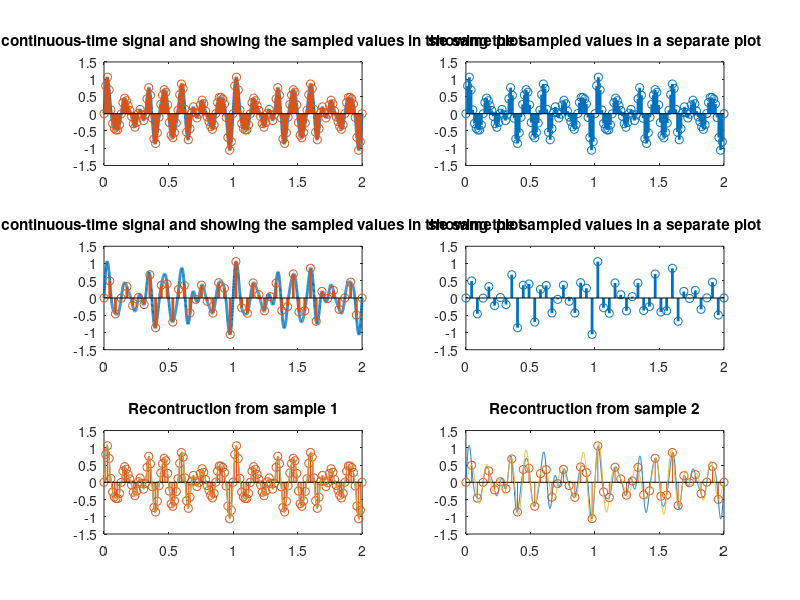

Write the MATLAB code that produced this figure.
clc;
clear all;
close all;

% We'll sample a signal at a frequency 500 Hz
% xc = 10*cos(200*pi*t)
% Signal Frequency, Fo = 100 and Signal Period, To = 1/100
% Sampling Frequency, Fs = 500 and Sampling Period, Ts = 1/500

Fo = 15; % Signal Frequency
To = 1/Fo; % Signal Period
Fs1 = 5*Fo; % Sampling Frequency which is greater than Nyquist Rate
Fs2 = 1.5*Fo; %% Sampling Frequency which is greater to Nyquist Rate

Ts1 = 1/Fs1;
Ts2=1/Fs2;



tc = 0:To/100:2; % Time axis for continuous signal
xc = 0.5*sin(14*pi*tc)+(1/3)*sin(18*pi*tc)+(1/5)*sin(24*pi*tc)+(1/7)*sin(30*pi*tc); % continuous signal

t1 = 0:Ts1:2; % Sampled time axis
xs1 = 0.5*sin(14*pi*t1)+(1/3)*sin(18*pi*t1)+(1/5)*sin(24*pi*t1)+(1/7)*sin(30*pi*t1); % Sampled Signal

t2 = 0:Ts2:2; % Sampled time axis
xs2 = 0.5*sin(14*pi*t2)+(1/3)*sin(18*pi*t2)+(1/5)*sin(24*pi*t2)+(1/7)*sin(30*pi*t2);

subplot(321)
plot(tc, xc, 'Linewidth', 2); % plotting continuous-time signal
hold on 
stem(t1, xs1, 'Linewidth', 2); % showing the sampled values in the same plot
title("plotting continuous-time signal and showing the sampled values in the same plot")
subplot(322)
stem(t1, xs1, 'Linewidth', 2); % showing the sampled values in a separate plot
title("showing the sampled values in a separate plot")

subplot(323)
plot(tc, xc, 'Linewidth', 2); % plotting continuous-time signal
hold on 
stem(t2, xs2, 'Linewidth', 2); % showing the sampled values in a same plot
title("plotting continuous-time signal and showing the sampled values in the same plot")
subplot(324)
stem(t2, xs2, 'Linewidth', 2); % showing the sampled values in a seperate plot
title("showing the sampled values in a separate plot")

N1=length(t1);
N2=length(t2);
%% Reconstruction of signal by using the sample 1:
% xr(t) = sum over n = 0...., N-1 : x(nT)*sin(pi*(t-nT)/T)/(pi*(t-nT)/T)
% Here sin(pi*(t-nT)/T)/(pi*(t-nT)/T) = sinc((pi*(t-nT))/T)

xr1 = zeros(1, length(tc)); % initialize the reconstructed signal which is the 
							... same length as continuous-time axis
sinc_fun = zeros(N1, length(tc)); % initializing the interpolation function or sinc function

for t = 1:length(tc)
	for n = 0:N1-1
		%sinc_fun(n+1,:) = sin(pi*(tc-n*Ts)/Ts)./(pi*(tc-n*Ts)/Ts); % sinc function. This line is required if you want to visualize the
																	... sinc function. 
		xr1(t) = xr1(t) + xs1(n+1)*sin(pi*(tc(t)-n*Ts1)/Ts1)/(pi*(tc(t)-n*Ts1)/Ts1); % this is the sum of x(nTs)*sinc((t-nT)/T)
																			... from 0 to N-1. As MATLAB doesn't allow 0 indexing
																			... we've taken the index inside the loop from n+1
	end
end


%% plot the results
subplot(325)
plot(tc, xc);
hold on
stem(t1, xs1);
hold on
plot(tc, xr1);
title("Recontruction from sample 1")

%% Reconstruction by using the sample 3:
% xr(t) = sum over n = 0...., N-1 : x(nT)*sin(pi*(t-nT)/T)/(pi*(t-nT)/T)
% Here sin(pi*(t-nT)/T)/(pi*(t-nT)/T) = sinc((pi*(t-nT))/T)

xr2 = zeros(1, length(tc)); % initialize the reconstructed signal which is the 
							... same length as continuous-time axis
sinc_fun = zeros(N2, length(tc)); % initializing the interpolation function or sinc function

for t = 1:length(tc)
	for n = 0:N2-1
		%sinc_fun(n+1,:) = sin(pi*(tc-n*Ts)/Ts)./(pi*(tc-n*Ts)/Ts); % sinc function. This line is required if you want to visualize the
																	... sinc function. 
		xr2(t) = xr2(t) + xs2(n+1)*sin(pi*(tc(t)-n*Ts2)/Ts2)/(pi*(tc(t)-n*Ts2)/Ts2); % this is the sum of x(nTs)*sinc((t-nT)/T)
																			... from 0 to N-1. As MATLAB doesn't allow 0 indexing
																			... we've taken the index inside the loop from n+1
	end
end


%% plot the results
subplot(326)
plot(tc, xc);
hold on
stem(t2, xs2);
hold on
plot(tc, xr2);
title("Recontruction from sample 2")




